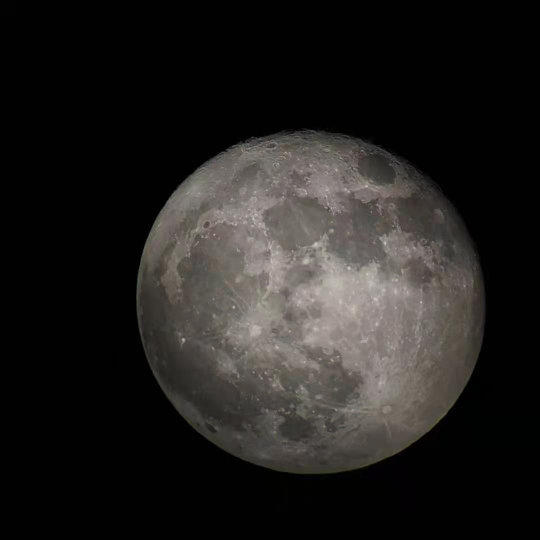
#> input picture moon.jpeg, 1080 x 1080 px (shown at 1/2 size)
$ python resize.py
#> lines starting #> are read from the running program, lines starting #| are printed output that depends on the picture
from PIL import Image

def resize_image(input_image_path, output_image_path, size):
#> called with input_image_path = 'moon.jpeg', output_image_path = 'output_28x28.jpeg', size = (28, 28)
    original_image = Image.open(input_image_path)
#> original_image is the input picture: PIL image 1080x1080 RGB; mean R, G, B 34.1, 32.2, 30.6
    resized_image = original_image.resize(size)
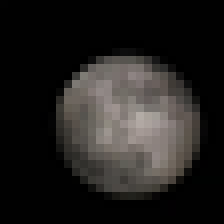
#> resized_image: PIL image 28x28 RGB (shown 8 times larger); mean R, G, B 34.2, 32.2, 30.6
    resized_image.save(output_image_path)

# 使用函数将图片压缩为28x28像素
resize_image('moon.jpeg', 'output_28x28.jpeg', (28, 28))
